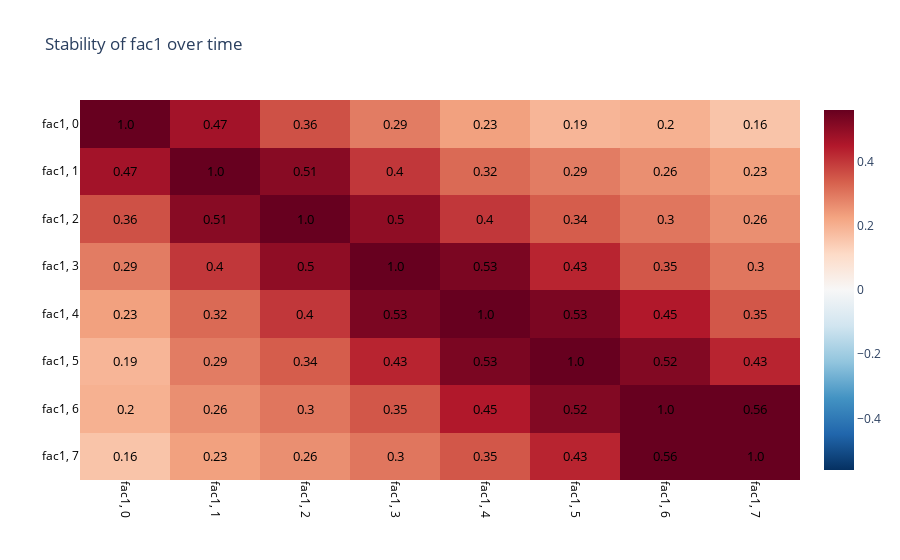

The cell this chart's notebook holds for it:
### Code cell
fig_scores.update_layout(title="Stability of fac1 over time")

### Figure 1 — Plotly figure (JSON) as saved in the notebook; plotly's stock layout.template omitted (floating-point values rounded to 4 significant figures)
{"data": [{"colorscale": [[0, "rgb(5,48,97)"], [0.1, "rgb(33,102,172)"], [0.2, "rgb(67,147,195)"], [0.3, "rgb(146,197,222)"], [0.4, "rgb(209,229,240)"], [0.5, "rgb(247,247,247)"], [0.6, "rgb(253,219,199)"], [0.7, "rgb(244,165,130)"], [0.8, "rgb(214,96,77)"], [0.9, "rgb(178,24,43)"], [1, "rgb(103,0,31)"]], "showscale": true, "type": "heatmap", "x": ["fac1, 0", "fac1, 1", "fac1, 2", "fac1, 3", "fac1, 4", "fac1, 5", "fac1, 6", "fac1, 7"], "y": ["fac1, 0", "fac1, 1", "fac1, 2", "fac1, 3", "fac1, 4", "fac1, 5", "fac1, 6", "fac1, 7"], "z": [[1, 0.47, 0.36, 0.29, 0.23, 0.19, 0.2, 0.16], [0.47, 1, 0.51, 0.4, 0.32, 0.29, 0.26, 0.23], [0.36, 0.51, 1, 0.5, 0.4, 0.34, 0.3, 0.26], [0.29, 0.4, 0.5, 1, 0.53, 0.43, 0.35, 0.3], [0.23, 0.32, 0.4, 0.53, 1, 0.53, 0.45, 0.35], [0.19, 0.29, 0.34, 0.43, 0.53, 1, 0.52, 0.43], [0.2, 0.26, 0.3, 0.35, 0.45, 0.52, 1, 0.56], [0.16, 0.23, 0.26, 0.3, 0.35, 0.43, 0.56, 1]], "zmax": 0.56, "zmid": 0, "zmin": -0.56}], "layout": {"annotations": [{"font": {"color": "black", "size": 13}, "showarrow": false, "text": "1.0", "textangle": 0, "x": "fac1, 7", "xref": "x", "y": "fac1, 7", "yref": "y"}, {"font": {"color": "black", "size": 13}, "showarrow": false, "text": "0.56", "textangle": 0, "x": "fac1, 7", "xref": "x", "y": "fac1, 6", "yref": "y"}, {"font": {"color": "black", "size": 13}, "showarrow": false, "text": "0.43", "textangle": 0, "x": "fac1, 7", "xref": "x", "y": "fac1, 5", "yref": "y"}, {"font": {"color": "black", "size": 13}, "showarrow": false, "text": "0.35", "textangle": 0, "x": "fac1, 7", "xref": "x", "y": "fac1, 4", "yref": "y"}, {"font": {"color": "black", "size": 13}, "showarrow": false, "text": "0.3", "textangle": 0, "x": "fac1, 7", "xref": "x", "y": "fac1, 3", "yref": "y"}, {"font": {"color": "black", "size": 13}, "showarrow": false, "text": "0.26", "textangle": 0, "x": "fac1, 7", "xref": "x", "y": "fac1, 2", "yref": "y"}, {"font": {"color": "black", "size": 13}, "showarrow": false, "text": "0.23", "textangle": 0, "x": "fac1, 7", "xref": "x", "y": "fac1, 1", "yref": "y"}, {"font": {"color": "black", "size": 13}, "showarrow": false, "text": "0.16", "textangle": 0, "x": "fac1, 7", "xref": "x", "y": "fac1, 0", "yref": "y"}, {"font": {"color": "black", "size": 13}, "showarrow": false, "text": "0.56", "textangle": 0, "x": "fac1, 6", "xref": "x", "y": "fac1, 7", "yref": "y"}, {"font": {"color": "black", "size": 13}, "showarrow": false, "text": "1.0", "textangle": 0, "x": "fac1, 6", "xref": "x", "y": "fac1, 6", "yref": "y"}, {"font": {"color": "black", "size": 13}, "showarrow": false, "text": "0.52", "textangle": 0, "x": "fac1, 6", "xref": "x", "y": "fac1, 5", "yref": "y"}, {"font": {"color": "black", "size": 13}, "showarrow": false, "text": "0.45", "textangle": 0, "x": "fac1, 6", "xref": "x", "y": "fac1, 4", "yref": "y"}, {"font": {"color": "black", "size": 13}, "showarrow": false, "text": "0.35", "textangle": 0, "x": "fac1, 6", "xref": "x", "y": "fac1, 3", "yref": "y"}, {"font": {"color": "black", "size": 13}, "showarrow": false, "text": "0.3", "textangle": 0, "x": "fac1, 6", "xref": "x", "y": "fac1, 2", "yref": "y"}, {"font": {"color": "black", "size": 13}, "showarrow": false, "text": "0.26", "textangle": 0, "x": "fac1, 6", "xref": "x", "y": "fac1, 1", "yref": "y"}, {"font": {"color": "black", "size": 13}, "showarrow": false, "text": "0.2", "textangle": 0, "x": "fac1, 6", "xref": "x", "y": "fac1, 0", "yref": "y"}, {"font": {"color": "black", "size": 13}, "showarrow": false, "text": "0.43", "textangle": 0, "x": "fac1, 5", "xref": "x", "y": "fac1, 7", "yref": "y"}, {"font": {"color": "black", "size": 13}, "showarrow": false, "text": "0.52", "textangle": 0, "x": "fac1, 5", "xref": "x", "y": "fac1, 6", "yref": "y"}, {"font": {"color": "black", "size": 13}, "showarrow": false, "text": "1.0", "textangle": 0, "x": "fac1, 5", "xref": "x", "y": "fac1, 5", "yref": "y"}, {"font": {"color": "black", "size": 13}, "showarrow": false, "text": "0.53", "textangle": 0, "x": "fac1, 5", "xref": "x", "y": "fac1, 4", "yref": "y"}, {"font": {"color": "black", "size": 13}, "showarrow": false, "text": "0.43", "textangle": 0, "x": "fac1, 5", "xref": "x", "y": "fac1, 3", "yref": "y"}, {"font": {"color": "black", "size": 13}, "showarrow": false, "text": "0.34", "textangle": 0, "x": "fac1, 5", "xref": "x", "y": "fac1, 2", "yref": "y"}, {"font": {"color": "black", "size": 13}, "showarrow": false, "text": "0.29", "textangle": 0, "x": "fac1, 5", "xref": "x", "y": "fac1, 1", "yref": "y"}, {"font": {"color": "black", "size": 13}, "showarrow": false, "text": "0.19", "textangle": 0, "x": "fac1, 5", "xref": "x", "y": "fac1, 0", "yref": "y"}, {"font": {"color": "black", "size": 13}, "showarrow": false, "text": "0.35", "textangle": 0, "x": "fac1, 4", "xref": "x", "y": "fac1, 7", "yref": "y"}, {"font": {"color": "black", "size": 13}, "showarrow": false, "text": "0.45", "textangle": 0, "x": "fac1, 4", "xref": "x", "y": "fac1, 6", "yref": "y"}, {"font": {"color": "black", "size": 13}, "showarrow": false, "text": "0.53", "textangle": 0, "x": "fac1, 4", "xref": "x", "y": "fac1, 5", "yref": "y"}, {"font": {"color": "black", "size": 13}, "showarrow": false, "text": "1.0", "textangle": 0, "x": "fac1, 4", "xref": "x", "y": "fac1, 4", "yref": "y"}, {"font": {"color": "black", "size": 13}, "showarrow": false, "text": "0.53", "textangle": 0, "x": "fac1, 4", "xref": "x", "y": "fac1, 3", "yref": "y"}, {"font": {"color": "black", "size": 13}, "showarrow": false, "text": "0.4", "textangle": 0, "x": "fac1, 4", "xref": "x", "y": "fac1, 2", "yref": "y"}, {"font": {"color": "black", "size": 13}, "showarrow": false, "text": "0.32", "textangle": 0, "x": "fac1, 4", "xref": "x", "y": "fac1, 1", "yref": "y"}, {"font": {"color": "black", "size": 13}, "showarrow": false, "text": "0.23", "textangle": 0, "x": "fac1, 4", "xref": "x", "y": "fac1, 0", "yref": "y"}, {"font": {"color": "black", "size": 13}, "showarrow": false, "text": "0.3", "textangle": 0, "x": "fac1, 3", "xref": "x", "y": "fac1, 7", "yref": "y"}, {"font": {"color": "black", "size": 13}, "showarrow": false, "text": "0.35", "textangle": 0, "x": "fac1, 3", "xref": "x", "y": "fac1, 6", "yref": "y"}, {"font": {"color": "black", "size": 13}, "showarrow": false, "text": "0.43", "textangle": 0, "x": "fac1, 3", "xref": "x", "y": "fac1, 5", "yref": "y"}, {"font": {"color": "black", "size": 13}, "showarrow": false, "text": "0.53", "textangle": 0, "x": "fac1, 3", "xref": "x", "y": "fac1, 4", "yref": "y"}, {"font": {"color": "black", "size": 13}, "showarrow": false, "text": "1.0", "textangle": 0, "x": "fac1, 3", "xref": "x", "y": "fac1, 3", "yref": "y"}, {"font": {"color": "black", "size": 13}, "showarrow": false, "text": "0.5", "textangle": 0, "x": "fac1, 3", "xref": "x", "y": "fac1, 2", "yref": "y"}, {"font": {"color": "black", "size": 13}, "showarrow": false, "text": "0.4", "textangle": 0, "x": "fac1, 3", "xref": "x", "y": "fac1, 1", "yref": "y"}, {"font": {"color": "black", "size": 13}, "showarrow": false, "text": "0.29", "textangle": 0, "x": "fac1, 3", "xref": "x", "y": "fac1, 0", "yref": "y"}, {"font": {"color": "black", "size": 13}, "showarrow": false, "text": "0.26", "textangle": 0, "x": "fac1, 2", "xref": "x", "y": "fac1, 7", "yref": "y"}, {"font": {"color": "black", "size": 13}, "showarrow": false, "text": "0.3", "textangle": 0, "x": "fac1, 2", "xref": "x", "y": "fac1, 6", "yref": "y"}, {"font": {"color": "black", "size": 13}, "showarrow": false, "text": "0.34", "textangle": 0, "x": "fac1, 2", "xref": "x", "y": "fac1, 5", "yref": "y"}, {"font": {"color": "black", "size": 13}, "showarrow": false, "text": "0.4", "textangle": 0, "x": "fac1, 2", "xref": "x", "y": "fac1, 4", "yref": "y"}, {"font": {"color": "black", "size": 13}, "showarrow": false, "text": "0.5", "textangle": 0, "x": "fac1, 2", "xref": "x", "y": "fac1, 3", "yref": "y"}, {"font": {"color": "black", "size": 13}, "showarrow": false, "text": "1.0", "textangle": 0, "x": "fac1, 2", "xref": "x", "y": "fac1, 2", "yref": "y"}, {"font": {"color": "black", "size": 13}, "showarrow": false, "text": "0.51", "textangle": 0, "x": "fac1, 2", "xref": "x", "y": "fac1, 1", "yref": "y"}, {"font": {"color": "black", "size": 13}, "showarrow": false, "text": "0.36", "textangle": 0, "x": "fac1, 2", "xref": "x", "y": "fac1, 0", "yref": "y"}, {"font": {"color": "black", "size": 13}, "showarrow": false, "text": "0.23", "textangle": 0, "x": "fac1, 1", "xref": "x", "y": "fac1, 7", "yref": "y"}, {"font": {"color": "black", "size": 13}, "showarrow": false, "text": "0.26", "textangle": 0, "x": "fac1, 1", "xref": "x", "y": "fac1, 6", "yref": "y"}, {"font": {"color": "black", "size": 13}, "showarrow": false, "text": "0.29", "textangle": 0, "x": "fac1, 1", "xref": "x", "y": "fac1, 5", "yref": "y"}, {"font": {"color": "black", "size": 13}, "showarrow": false, "text": "0.32", "textangle": 0, "x": "fac1, 1", "xref": "x", "y": "fac1, 4", "yref": "y"}, {"font": {"color": "black", "size": 13}, "showarrow": false, "text": "0.4", "textangle": 0, "x": "fac1, 1", "xref": "x", "y": "fac1, 3", "yref": "y"}, {"font": {"color": "black", "size": 13}, "showarrow": false, "text": "0.51", "textangle": 0, "x": "fac1, 1", "xref": "x", "y": "fac1, 2", "yref": "y"}, {"font": {"color": "black", "size": 13}, "showarrow": false, "text": "1.0", "textangle": 0, "x": "fac1, 1", "xref": "x", "y": "fac1, 1", "yref": "y"}, {"font": {"color": "black", "size": 13}, "showarrow": false, "text": "0.47", "textangle": 0, "x": "fac1, 1", "xref": "x", "y": "fac1, 0", "yref": "y"}, {"font": {"color": "black", "size": 13}, "showarrow": false, "text": "0.16", "textangle": 0, "x": "fac1, 0", "xref": "x", "y": "fac1, 7", "yref": "y"}, {"font": {"color": "black", "size": 13}, "showarrow": false, "text": "0.2", "textangle": 0, "x": "fac1, 0", "xref": "x", "y": "fac1, 6", "yref": "y"}, {"font": {"color": "black", "size": 13}, "showarrow": false, "text": "0.19", "textangle": 0, "x": "fac1, 0", "xref": "x", "y": "fac1, 5", "yref": "y"}, {"font": {"color": "black", "size": 13}, "showarrow": false, "text": "0.23", "textangle": 0, "x": "fac1, 0", "xref": "x", "y": "fac1, 4", "yref": "y"}, {"font": {"color": "black", "size": 13}, "showarrow": false, "text": "0.29", "textangle": 0, "x": "fac1, 0", "xref": "x", "y": "fac1, 3", "yref": "y"}, {"font": {"color": "black", "size": 13}, "showarrow": false, "text": "0.36", "textangle": 0, "x": "fac1, 0", "xref": "x", "y": "fac1, 2", "yref": "y"}, {"font": {"color": "black", "size": 13}, "showarrow": false, "text": "0.47", "textangle": 0, "x": "fac1, 0", "xref": "x", "y": "fac1, 1", "yref": "y"}, {"font": {"color": "black", "size": 13}, "showarrow": false, "text": "1.0", "textangle": 0, "x": "fac1, 0", "xref": "x", "y": "fac1, 0", "yref": "y"}], "title": {"text": "Stability of fac1 over time"}, "xaxis": {"showgrid": false, "tickangle": 90, "tickfont": {"color": "black", "size": 12}}, "yaxis": {"autorange": "reversed", "showgrid": false, "tickangle": 0, "tickfont": {"color": "black", "size": 12}}}}
